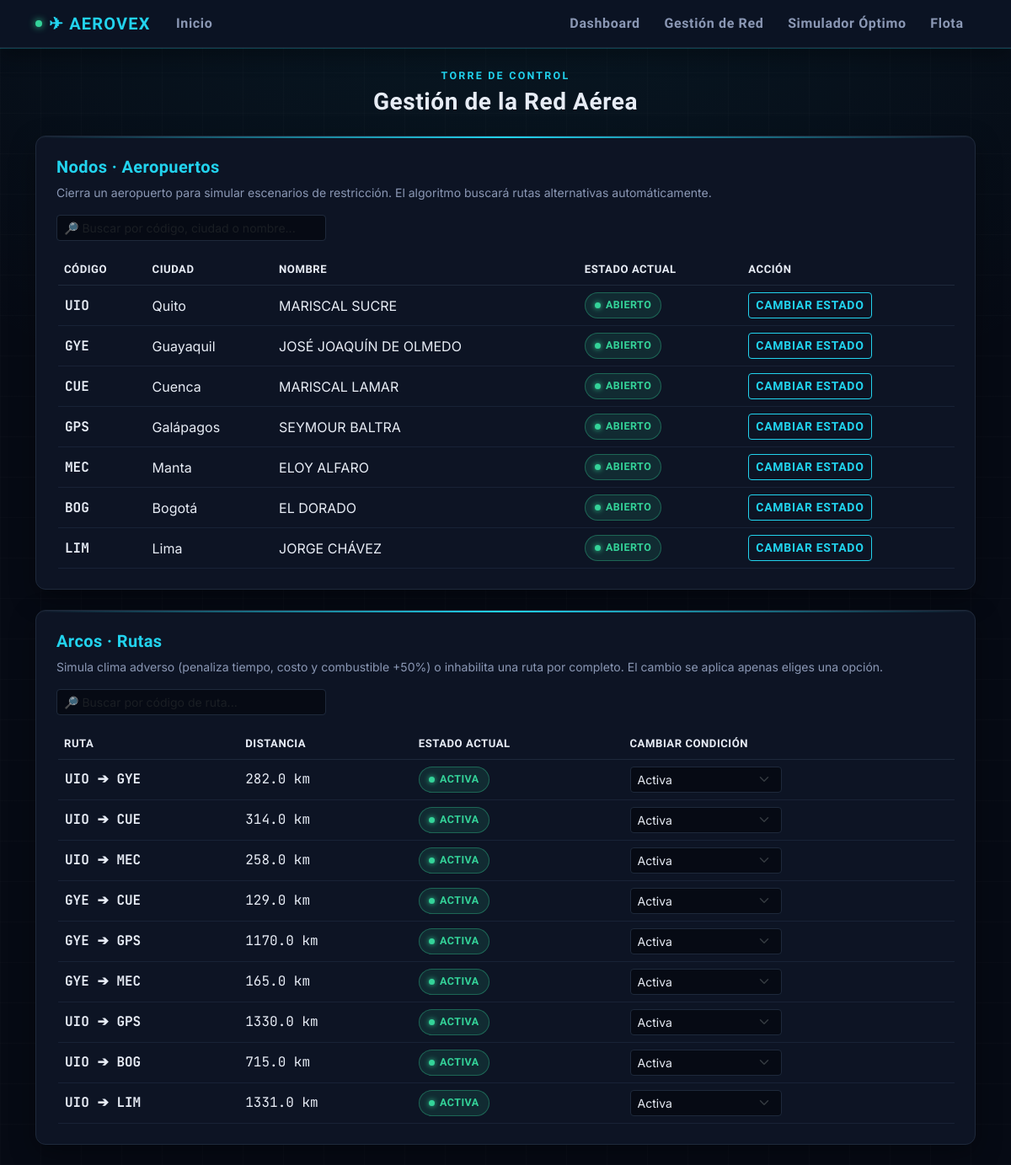
Before: /aeropuertos with the older database file.
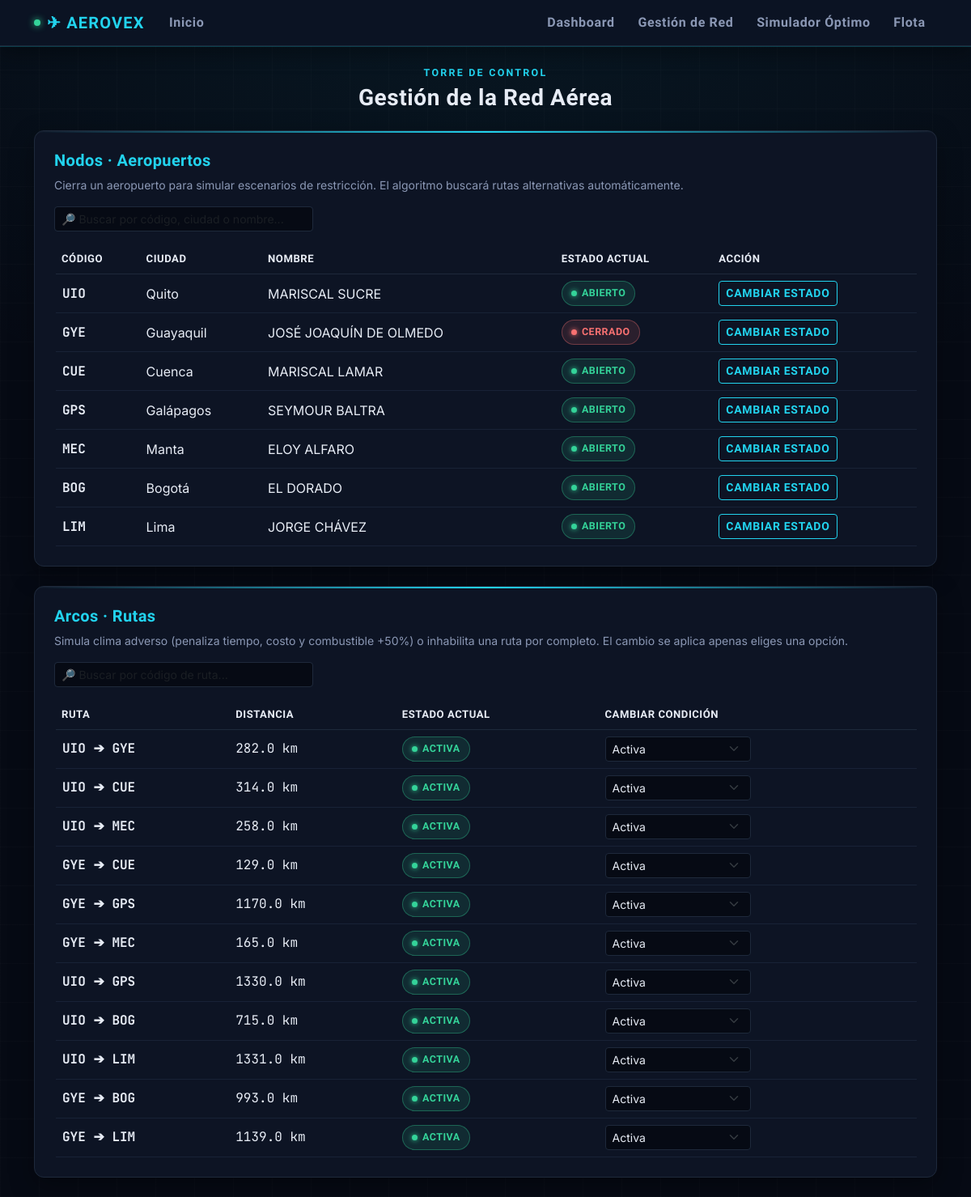
After: the same page with the newer database file.
### models.py (models this page shows)
class Aeropuerto(db.Model):
    id = db.Column(db.Integer, primary_key=True)
    codigo = db.Column(db.String(10), unique=True, nullable=False)
    nombre = db.Column(db.String(100), nullable=False)
    ciudad = db.Column(db.String(100), nullable=False)
    latitud = db.Column(db.Float, nullable=False)
    longitud = db.Column(db.Float, nullable=False)
    estado = db.Column(db.String(20), default="Abierto")

class Ruta(db.Model):
    id = db.Column(db.Integer, primary_key=True)
    origen_id = db.Column(db.Integer, db.ForeignKey('aeropuerto.id'), nullable=False)
    destino_id = db.Column(db.Integer, db.ForeignKey('aeropuerto.id'), nullable=False)
    distancia = db.Column(db.Float, nullable=False)
    tiempo = db.Column(db.Float, nullable=False)
    costo = db.Column(db.Float, nullable=False)
    consumo = db.Column(db.Float, nullable=False)
    estado = db.Column(db.String(30), default="Activa")
    origen = db.relationship("Aeropuerto", foreign_keys=[origen_id])
    destino = db.relationship("Aeropuerto", foreign_keys=[destino_id])

### app.py (the view, shortened to what this page needs)
@app.route("/aeropuertos", methods=["GET", "POST"])
def aeropuertos():
    lista_aero = Aeropuerto.query.all()
    lista_rutas = Ruta.query.all()
    rutas_unicas = [r for r in lista_rutas if r.origen_id < r.destino_id]
    return render_template("aeropuertos.html", aeropuertos=lista_aero, rutas=rutas_unicas)

### templates/aeropuertos.html (shortened to what the changed rows need)
{% extends 'base.html' %}
{% block content %}
<div class="row mb-4">
    <div class="col-12">
        <div class="card p-4 panel-glow">
            <div class="table-responsive">
                <table class="table table-hover align-middle mb-0" id="tabla-aeropuertos">
                    <thead>
                        <tr>
                            <th>Código</th>
                            <th>Ciudad</th>
                            <th>Nombre</th>
                            <th>Estado actual</th>
                            <th>Acción</th>
                        </tr>
                    </thead>
                    <tbody>
                        {% for a in aeropuertos %}
                        <tr class="fila-animada" style="--i: {{ loop.index0 }};">
                            <td class="data-readout fw-bold" style="color: var(--cyan);">{{ a.codigo }}</td>
                            <td>{{ a.ciudad }}</td>
                            <td class="text-secondary">{{ a.nombre }}</td>
                            <td class="celda-estado-aero">
                                {% if a.estado == 'Abierto' %}
                                    <span class="badge-estado badge-abierto">Abierto</span>
                                {% else %}
                                    <span class="badge-estado badge-cerrado">Cerrado</span>
                                {% endif %}
                            </td>
                            <td>
                                <a href="/toggle_aeropuerto/{{ a.id }}" class="btn btn-sm btn-neon btn-toggle-aeropuerto">Cambiar estado</a>
                            </td>
                        </tr>
                        {% endfor %}
                    </tbody>
                </table>
            </div>
        </div>
    </div>
</div>
<div class="row mb-4">
    <div class="col-12">
        <div class="card p-4 panel-glow">
            <div class="table-responsive">
                <table class="table table-hover align-middle mb-0" id="tabla-rutas">
                    <thead>
                        <tr>
                            <th>Ruta</th>
                            <th>Distancia</th>
                            <th>Estado actual</th>
                            <th>Cambiar condición</th>
                        </tr>
                    </thead>
                    <tbody>
                        {% for r in rutas %}
                        <tr class="fila-animada" style="--i: {{ loop.index0 }};">
                            <td class="data-readout fw-bold">{{ r.origen.codigo }} ➔ {{ r.destino.codigo }}</td>
                            <td class="data-readout text-secondary">{{ r.distancia }} km</td>
                            <td class="celda-estado-ruta">
                                {% if r.estado == 'Activa' %}
                                    <span class="badge-estado badge-activa">Activa</span>
                                {% elif r.estado == 'Clima Adverso' %}
                                    <span class="badge-estado badge-clima">Clima adverso</span>
                                {% else %}
                                    <span class="badge-estado badge-inhabilitada">Inhabilitada</span>
                                {% endif %}
                            </td>
                            <td>
                                <form action="/estado_ruta/{{ r.id }}" method="POST" class="form-estado-ruta">
                                    <select name="estado" class="form-select form-select-sm" style="width: 180px;" onchange="this.form.requestSubmit()">
                                        <option value="Activa" {% if r.estado == 'Activa' %}selected{% endif %}>Activa</option>
                                    </select>
                                </form>
                            </td>
                        </tr>
                        {% endfor %}
                    </tbody>
                </table>
            </div>
        </div>
    </div>
</div>
{% endblock %}

Changed rows visible on the page:
changed Aeropuerto "GYE": estado "ABIERTO" → "CERRADO"
added Ruta: origen.codigo "GYE", destino.codigo "BOG", distancia "993.0", shows "ACTIVA", estado "Activa"
added Ruta: origen.codigo "GYE", destino.codigo "LIM", distancia "1139.0", shows "ACTIVA", estado "Activa"
